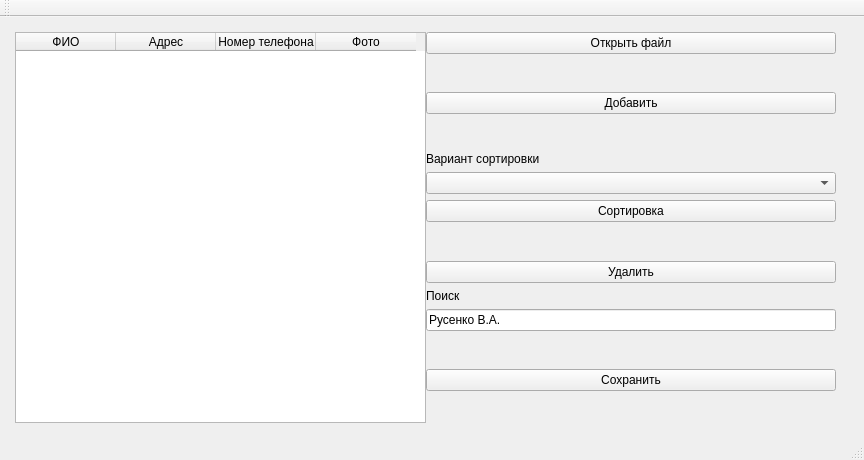
<?xml version="1.0" encoding="UTF-8"?>
<ui version="4.0">
 <class>MainWindow</class>
 <widget class="QMainWindow" name="MainWindow">
  <property name="geometry">
   <rect>
    <x>0</x>
    <y>0</y>
    <width>864</width>
    <height>460</height>
   </rect>
  </property>
  <property name="windowTitle">
   <string>MainWindow</string>
  </property>
  <widget class="QWidget" name="centralWidget">
   <widget class="QWidget" name="horizontalLayoutWidget">
    <property name="geometry">
     <rect>
      <x>10</x>
      <y>10</y>
      <width>831</width>
      <height>401</height>
     </rect>
    </property>
    <layout class="QHBoxLayout" name="horizontalLayout" stretch="0,0">
     <property name="spacing">
      <number>0</number>
     </property>
     <property name="sizeConstraint">
      <enum>QLayout::SetMaximumSize</enum>
     </property>
     <property name="leftMargin">
      <number>5</number>
     </property>
     <property name="topMargin">
      <number>5</number>
     </property>
     <property name="rightMargin">
      <number>5</number>
     </property>
     <property name="bottomMargin">
      <number>5</number>
     </property>
     <item>
      <widget class="QTableWidget" name="tableWidget">
       <column>
        <property name="text">
         <string>ФИО</string>
        </property>
       </column>
       <column>
        <property name="text">
         <string>Адрес</string>
        </property>
       </column>
       <column>
        <property name="text">
         <string>Номер телефона</string>
        </property>
       </column>
       <column>
        <property name="text">
         <string>Фото</string>
        </property>
       </column>
      </widget>
     </item>
     <item>
      <layout class="QVBoxLayout" name="verticalLayout">
       <item>
        <widget class="QPushButton" name="pbOpenFile">
         <property name="text">
          <string>Открыть файл</string>
         </property>
        </widget>
       </item>
       <item>
        <spacer name="verticalSpacer_2">
         <property name="orientation">
          <enum>Qt::Vertical</enum>
         </property>
         <property name="sizeHint" stdset="0">
          <size>
           <width>20</width>
           <height>40</height>
          </size>
         </property>
        </spacer>
       </item>
       <item>
        <widget class="QPushButton" name="pbAdd">
         <property name="text">
          <string>Добавить</string>
         </property>
        </widget>
       </item>
       <item>
        <spacer name="verticalSpacer_3">
         <property name="orientation">
          <enum>Qt::Vertical</enum>
         </property>
         <property name="sizeHint" stdset="0">
          <size>
           <width>20</width>
           <height>40</height>
          </size>
         </property>
        </spacer>
       </item>
       <item>
        <widget class="QLabel" name="label_2">
         <property name="text">
          <string>Вариант сортировки</string>
         </property>
         <property name="buddy">
          <cstring></cstring>
         </property>
        </widget>
       </item>
       <item>
        <widget class="QComboBox" name="comboBox"/>
       </item>
       <item>
        <widget class="QPushButton" name="pbSort">
         <property name="text">
          <string>Сортировка</string>
         </property>
        </widget>
       </item>
       <item>
        <spacer name="verticalSpacer_4">
         <property name="orientation">
          <enum>Qt::Vertical</enum>
         </property>
         <property name="sizeHint" stdset="0">
          <size>
           <width>20</width>
           <height>40</height>
          </size>
         </property>
        </spacer>
       </item>
       <item>
        <widget class="QPushButton" name="pbDelete">
         <property name="text">
          <string>Удалить</string>
         </property>
        </widget>
       </item>
       <item>
        <widget class="QLabel" name="label">
         <property name="text">
          <string>Поиск</string>
         </property>
        </widget>
       </item>
       <item>
        <widget class="QLineEdit" name="lEditfind">
         <property name="text">
          <string>Русенко В.А.</string>
         </property>
        </widget>
       </item>
       <item>
        <spacer name="verticalSpacer_5">
         <property name="orientation">
          <enum>Qt::Vertical</enum>
         </property>
         <property name="sizeHint" stdset="0">
          <size>
           <width>20</width>
           <height>40</height>
          </size>
         </property>
        </spacer>
       </item>
       <item>
        <widget class="QPushButton" name="pbsave">
         <property name="text">
          <string>Сохранить</string>
         </property>
        </widget>
       </item>
       <item>
        <spacer name="verticalSpacer">
         <property name="orientation">
          <enum>Qt::Vertical</enum>
         </property>
         <property name="sizeHint" stdset="0">
          <size>
           <width>20</width>
           <height>40</height>
          </size>
         </property>
        </spacer>
       </item>
      </layout>
     </item>
    </layout>
   </widget>
  </widget>
  <widget class="QMenuBar" name="menuBar">
   <property name="geometry">
    <rect>
     <x>0</x>
     <y>0</y>
     <width>864</width>
     <height>20</height>
    </rect>
   </property>
  </widget>
  <widget class="QToolBar" name="mainToolBar">
   <attribute name="toolBarArea">
    <enum>TopToolBarArea</enum>
   </attribute>
   <attribute name="toolBarBreak">
    <bool>false</bool>
   </attribute>
  </widget>
  <widget class="QStatusBar" name="statusBar"/>
 </widget>
 <layoutdefault spacing="6" margin="11"/>
 <resources/>
 <connections/>
</ui>
